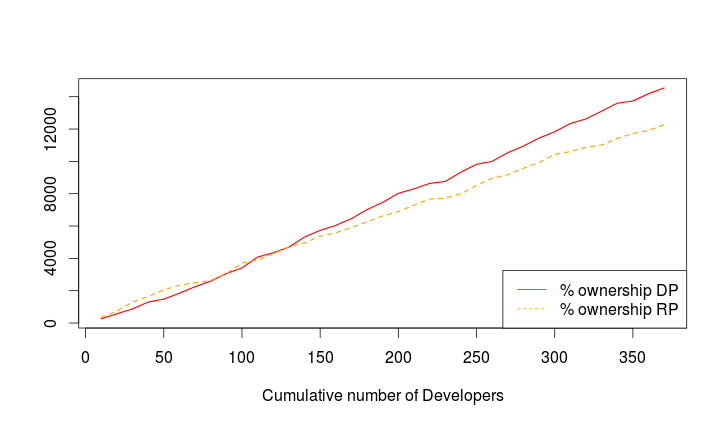

This figure's R source:
cumulOP <- read.table("~/Documents/git/rupak/scripts/reports/rq34/cumul_churn_ownp.rpt",sep="|",header=T)

plot(cumulOP$d_mp, relDCOP$f_mp, type="l", lwd=1.5, lty=1, col="red",xlab="Cumulative number of developers", ylab="")
lines(cumulOP$d_mp, relDCOP$ownp_mp, type="l", lwd=1.5, lty=2, col="orange")
lines(cumulOP$d_mp, relDCOP$f_rp, type="l", lwd=1.5, lty=3, col="blue")
lines(cumulOP$d_mp, relDCOP$ownp_rp, type="l", lwd=1.5, lty=4, col="green")

legend("bottomright", lty=c(1,2,3,4), col = c("red","orange","green","blue"), legend = c("% files DP","% ownership DP","files RP","ownership RP"))

-------
plot(cumulOP$d_mp, cumulOP$ownp_mp, type="l", lwd=1.5, lty=1, col="red",xlab="Cumulative number of Developers", ylab="")
lines(cumulOP$d_mp, cumulOP$ownp_rp, type="l", lwd=1.5, lty=2, col="orange")
legend("bottomright", lty=c(1,2), col = c("red","orange"), legend = c("% ownership DP","% ownership RP"))
